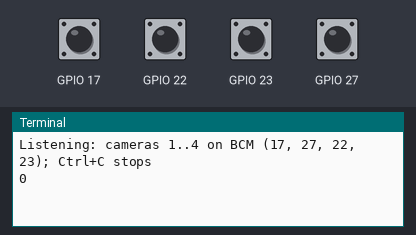
Bench run of a program on a simulated Raspberry Pi (BCM pin numbers). Shown: the last lines printed to the terminal. The test bench sets the inputs (shaded band); at power-on: GPIO 17, GPIO 22, GPIO 23, GPIO 27 HIGH.

Above: at 1.2 s.
1.3 s: GPIO 17 pulled LOW for 0.15 s
At 2.2 s:
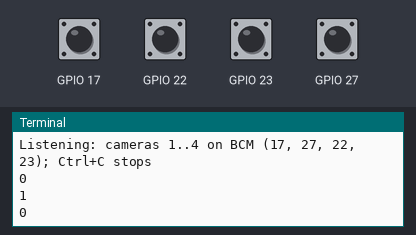
2.9 s: GPIO 22 pulled LOW for 0.15 s
At 4.2 s:
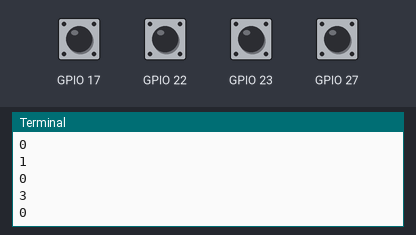
4.5 s: GPIO 23 pulled LOW for 0.15 s
At 5.8 s:
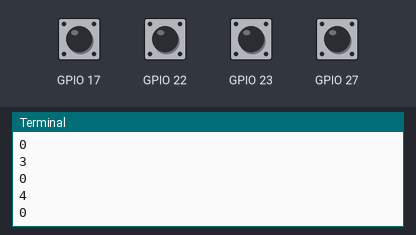
6.1 s: GPIO 27 pulled LOW for 0.15 s
At 6.8 s:
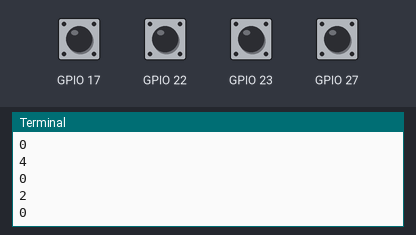
7.7 s: GPIO 17 driven LOW and GPIO 22 driven LOW
At 8.9 s:
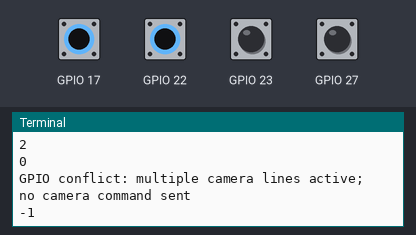
Timing chart, 0 to 10.2 s (numbered marks = the images above; inputs shaded):
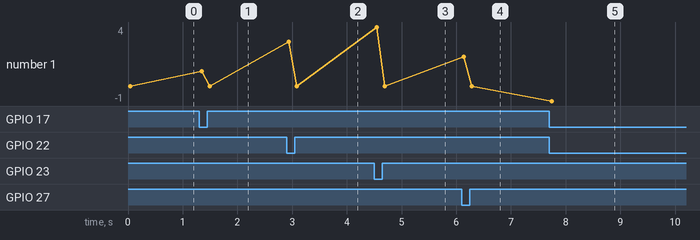

Measured:
- after the input at 1.3 s, the terminal: prints a new line after 0.05 s (image 1)
- after the input at 2.9 s, the terminal: prints a new line at once (image 2)
- after the input at 4.5 s, the terminal: prints a new line after 0.05 s (image 3)
- after the input at 6.1 s, the terminal: prints a new line at once (image 4)
- after the input at 7.7 s, the terminal: prints a new line after 0.05 s (image 5)
- plotted number 1: 0 → -1 after the input at 7.7 s

The program:

warning_receiver.py
```python
#!/usr/bin/env python3
"""Draft local GPIO listener: print camera 1..4, 0 for clear, -1 for conflict.

Start once on the Pi, then leave running to react to Arduino GPIO levels.
Use --selector-json to feed the existing camera selector through a pipe.
Reading order: defaults -> decoding/debounce -> reporting -> GPIO loop -> CLI.
"""

# Retired four-camera prototype; not part of the supported blinker installation.
import argparse
from contextlib import ExitStack
import json
import math
import signal
import sys
import threading
import time


# INSTALLATION SETTINGS: BCM numbering, ordered camera 1, 2, 3, 4.
# Physical header pins are 11, 13, 15, 16. NPN stages make LOW active.
DEFAULT_PINS = (17, 27, 22, 23)
DEFAULT_SAMPLE_SECONDS = 0.01
DEFAULT_DEBOUNCE_SECONDS = 0.03
CAMERA_COUNT = 4
CONFLICT = -1  # Two or more active wires; never select a camera from this.


def decode_camera(active_inputs):
    """Read four normalized booleans; return 0, camera 1..4, or CONFLICT.

    gpiozero normalizes LOW to active for the default pull-up input. This
    function takes logical activity, not raw voltage, and has no side effects.
    """
    if len(active_inputs) != CAMERA_COUNT:
        raise ValueError("exactly four camera inputs are required")
    active_cameras = [i + 1 for i, active in enumerate(active_inputs) if active]
    if len(active_cameras) > 1:
        return CONFLICT
    return active_cameras[0] if active_cameras else 0


class StableCamera:
    """Accept a camera state only after it stays unchanged for the hold time."""

    def __init__(self, hold_seconds):
        """Initialize with no candidate and no published state (monotonic time)."""
        self.hold_seconds = hold_seconds
        self.candidate = None
        self.since = 0.0
        self.published = None

    def update(self, camera, now):
        """Return a newly stable number, or None; repeated held states stay quiet."""
        if camera != self.candidate:
            self.candidate = camera
            self.since = now
        if camera != self.published and now - self.since >= self.hold_seconds:
            self.published = camera
            return camera
        return None


def report_camera(camera, selector_json=False):
    """Print one changed state, flushing immediately; diagnostics go to stderr.

    Normal mode prints numbers including 0/-1. Selector mode emits only camera
    1..4 JSON commands; clear/conflict leaves the existing camera displayed.
    """
    if camera == CONFLICT:
        print("GPIO conflict: multiple camera lines active; no camera command sent",
              file=sys.stderr, flush=True)
    if selector_json:
        if 1 <= camera <= CAMERA_COUNT:
            print(json.dumps({"camera": camera}), flush=True)
    else:
        print(camera, flush=True)


def monitor(inputs, stop, sample_seconds, debounce_seconds, selector_json):
    """Poll opened inputs until stop; debounce, report changes, and remain idle.

    Called with gpiozero inputs whose value is already normalized for polarity.
    No child process, camera pipeline, file recording, or network is started.
    """
    stable = StableCamera(debounce_seconds)
    while not stop.is_set():
        camera = decode_camera([bool(pin.value) for pin in inputs])
        changed = stable.update(camera, time.monotonic())
        if changed is not None:
            report_camera(changed, selector_json)
        stop.wait(sample_seconds)


def listen(args, stop):
    """Open local GPIO with lgpio, run the listener, and close all resources.

    Imports are delayed so --help, --simulate and software tests need no Pi.
    ExitStack also cleans up if opening a later pin fails.
    """
    from gpiozero import DigitalInputDevice
    from gpiozero.pins.lgpio import LGPIOFactory

    with ExitStack() as resources:
        factory = LGPIOFactory()
        resources.callback(factory.close)
        inputs = []
        for pin in args.pins:
            device = DigitalInputDevice(pin, pull_up=not args.active_high,
                                        pin_factory=factory)
            resources.callback(device.close)
            inputs.append(device)
        print(f"Listening: cameras 1..4 on BCM {args.pins}; Ctrl+C stops",
              file=sys.stderr, flush=True)
        monitor(inputs, stop, args.sample_seconds, args.debounce_seconds,
                args.selector_json)


def parse_args(argv=None):
    """Read and validate editable pin/timing/output options before touching GPIO."""
    parser = argparse.ArgumentParser(description=__doc__.splitlines()[0])
    parser.add_argument("--pins", type=int, nargs=4, default=DEFAULT_PINS,
                        metavar="BCM", help="camera 1..4 pins (default: 17 27 22 23)")
    parser.add_argument("--sample-seconds", type=float, default=DEFAULT_SAMPLE_SECONDS)
    parser.add_argument("--debounce-seconds", type=float, default=DEFAULT_DEBOUNCE_SECONDS)
    parser.add_argument("--active-high", action="store_true",
                        help="use HIGH-active inputs/pull-downs; requires different wiring")
    parser.add_argument("--selector-json", action="store_true",
                        help="emit existing selector commands; omit clear/conflict")
    parser.add_argument("--simulate", type=int, nargs="+", choices=range(-1, 5),
                        help="report supplied states immediately without GPIO or debounce")
    args = parser.parse_args(argv)
    if len(set(args.pins)) != CAMERA_COUNT or any(p < 0 or p > 27 for p in args.pins):
        parser.error("use four distinct BCM pins in 0..27; check availability on your board")
    if not math.isfinite(args.sample_seconds) or not 0.001 <= args.sample_seconds <= 1:
        parser.error("sample-seconds must be finite and between 0.001 and 1")
    if not math.isfinite(args.debounce_seconds) or not 0 <= args.debounce_seconds <= 5:
        parser.error("debounce-seconds must be finite and between 0 and 5")
    return args


def main(argv=None):
    """Run simulated reports or the live listener; return a shell exit status."""
    args = parse_args(argv)
    if args.simulate is not None:
        for camera in args.simulate:
            report_camera(camera, args.selector_json)
        return 0
    stop = threading.Event()
    previous_handlers = {}
    try:
        for signum in (signal.SIGINT, signal.SIGTERM):
            previous_handlers[signum] = signal.signal(signum, lambda *_: stop.set())
        listen(args, stop)
    except BrokenPipeError:
        # Closing the camera program should also release this listener's pins.
        return 1
    except Exception as exc:
        print(f"Receiver stopped: {exc}. Check GPIO wiring, permissions, and "
              "python3-gpiozero/python3-lgpio installation.", file=sys.stderr)
        return 1
    finally:
        for signum, handler in previous_handlers.items():
            signal.signal(signum, handler)
    return 0


if __name__ == "__main__":
    sys.exit(main())
```
